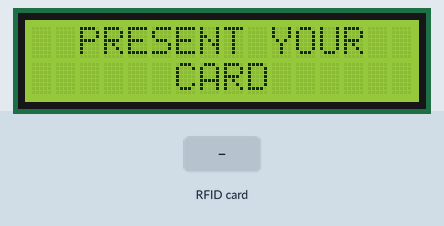
A sketch run on a simulated Arduino Uno, built with avr-gcc and run on an emulated ATmega328P. Shown: 16×2 character LCD. The inputs (shaded band) are chosen by the test bench. What the sketch prints to the serial monitor is not drawn.

Above: at 1.3 s.
1.4 s: RFID card A4 3B 4F EC held to the reader
At 3.6 s:
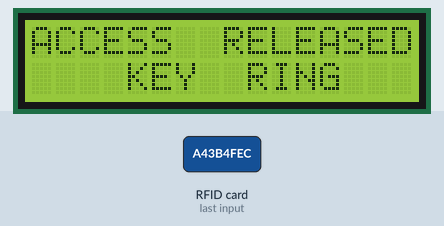
5.5 s: RFID card B4 A1 7D 01 held to the reader
At 8.4 s:
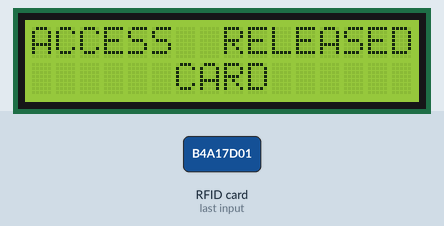
11.3 s: RFID card F4 EB 8C BC held to the reader
At 12.75 s:
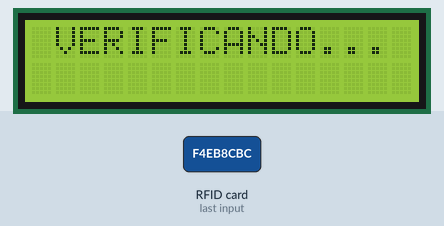
15.4 s: RFID card 5E 7A 19 C4 held to the reader
At 18.5 s:
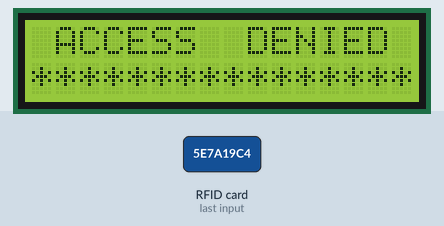
Timing chart, 0 to 20.0 s (numbered marks = the images above; inputs shaded):
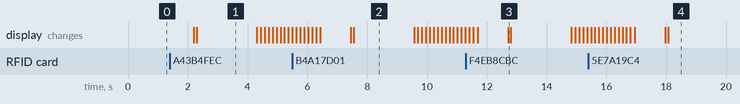

Measured:
- after the input at 1.4 s, the display: first changes after 0.80 s (image 1 shows a later state)
- after the input at 5.5 s, the display: first differs from a run without the input after 2.0 s (image 2 shows a later state)
- after the input at 11.3 s, the display: first differs from a run without the input after 1.4 s (image 3)
- after the input at 15.4 s, the display: first differs from a run without the input after 2.6 s (image 4 shows a later state)
- what the display in image 1 shows lasts 2.0 s, from 2.3 s to 4.3 s

The sketch:

RFID_LCD.ino
```cpp
//-----------------------------------------------------------------//
//---RFID & LCD ---------- PINOS COM A PROGRMACAO -----------------//
//_________________________________________________________________//
//-----------------------------------------------------------------//
// LCD ____________________________________________________________//
//_____ GND PIN GND -----------------------------------------------//
//_____ VCC PIN 5V  -----------------------------------------------//
//_____ SDA PIN A4  -----------------------------------------------//
//_____ SCL PIN A5  -----------------------------------------------//
//RFID ____________________________________________________________//
//_____ SDA   PIN 10 ----------------------------------------------//
//_____ SCK   PIN 13 ----------------------------------------------//
//_____ MOSI  PIN 11 ----------------------------------------------//
//_____ MISO  PIN 12 ----------------------------------------------//
//_____ IRQ   PIN N/A ---------------------------------------------//
//_____ GND   PIN GND ---------------------------------------------//
//_____ RST   PIN 9  ----------------------------------------------//
//_____ 3.3V  PIN 3.3V --------------------------------------------//
//__________________________________________________________________//
//------------------------------------------------------------------//
//******************************************************************//


// --- Bibliotecas Auxiliares ---
#include <SPI.h>
#include <Wire.h>
#include <MFRC522.h>
#include <LiquidCrystal_I2C.h>
#include <EEPROM.h>

#define SS_PIN 10
#define RST_PIN 9

// --- Mapeamento de Hardware ---

// Cria instância com MFRC522
MFRC522 mfrc522(SS_PIN, RST_PIN);

// Inicializa o display no endereço 0x27  PINO SDA A4 & SCL A5
LiquidCrystal_I2C lcd(0x27, 2, 1, 0, 4, 5, 6, 7, 3, POSITIVE);

// --- Variáveis Globais ---
char st[20];
String conteudo= "";

// --- Configurações Iniciais ---
void setup() {
  Serial.begin(9600);   // Inicia comunicação Serial em 9600 baud rate

  SPI.begin();          // Inicia comunicação SPI bus
  mfrc522.PCD_Init();   // Inicia MFRC522

 lcd.begin (16, 2); // Inicializa o display LCD 16x2
 lcd.setBacklight(HIGH);  // Liga a luz de fundo do LCD

 Serial.println("Aproxime o seu cartao do leitor...");
 Serial.println();
 lcd.clear();
}


// --- assinaturas ---
void inciarLcd();
bool capturandoSinal();
void leitura();

// --- LOOP ---
void loop() {


  iniciarLcd();

  if(capturandoSinal() == true){

         leitura();

         if (conteudo.substring(1) == "A4 3B 4F EC") //UID 1 - Chaveiro
          {
           Serial.println("Chaveiro identificado!");
            Serial.println();
            lcd.clear();
            lcd.setCursor(0,0);
            lcd.print("ACCESS  RELEASED");
            lcd.setCursor(4,1);
            lcd.print("KEY  RING");
            delay(2000);
            lcd.clear();
            lcd.setCursor(2,0);
            lcd.print("Welcome Gean");
            int k = 0;
            while(k<16){
            lcd.setCursor(k,1);
            lcd.print("*");
            delay(130);
            k++;
            }


          }else if (conteudo.substring(1) == "B4 A1 7D 01") { //UID 2 - Cartao

            Serial.println("Cartao identificado");
            Serial.println();
            lcd.clear();
            lcd.setCursor(0,0);
            lcd.print("ACCESS  RELEASED");
            lcd.setCursor(6,1);
            lcd.print("CARD");
            delay(2000);
            lcd.clear();
            lcd.setCursor(2,0);
            lcd.print("Welcome Jose");
            int k = 0;
            while(k<16){
            lcd.setCursor(k,1);
            lcd.print("*");
            delay(130);
            k++;
            }

          }else if(conteudo.substring(1) == "F4 EB 8C BC") {
            Serial.println("Cartao identificado");
            Serial.println();
            lcd.clear();
            lcd.setCursor(0,0);
            lcd.print("ACCESS  RELEASED");
            lcd.setCursor(6,1);
            lcd.print("CARD");
            delay(2000);
            lcd.clear();
            lcd.setCursor(0,0);
            lcd.print("Welcome Geovanne");
            int k = 0;
            while(k<16){
            lcd.setCursor(k,1);
            lcd.print("*");
            delay(130);
            k++;
            }

          }else{
            lcd.clear();
            lcd.setCursor(1,0);
            lcd.print("ACCESS  DENIED");
            lcd.setCursor(0,1);
            lcd.print("****************");
            delay(3000);

          }

          lcd.clear();
          conteudo = "";


  }


} //end


void iniciarLcd(){
   lcd.setCursor(2, 0);
   lcd.print("PRESENT YOUR");
   lcd.setCursor(6,1);
   lcd.print("CARD");
   delay(1000);
}

bool capturandoSinal(){
   // algum cartão?
  if ( ! mfrc522.PICC_IsNewCardPresent()) return false;

  // Pode ler?
  if ( ! mfrc522.PICC_ReadCardSerial()) return false;

  lcd.clear();
  lcd.setCursor(1,0);
  lcd.print("VERIFICANDO...");
  delay(50);

  return true;
}

void leitura(){

  Serial.print("ID da tag :");  // Mostra ID na serial
  conteudo = "";
  byte letra;
  byte tam = 0;
  for (byte i = 0; i < mfrc522.uid.size; i++){

     Serial.print(mfrc522.uid.uidByte[i] < 0x10 ? " 0" : " ");
     Serial.print(mfrc522.uid.uidByte[i], HEX);
     conteudo.concat(String(mfrc522.uid.uidByte[i] < 0x10 ? " 0" : " "));
     conteudo.concat(String(mfrc522.uid.uidByte[i], HEX));


    lcd.setCursor(tam,1);
    lcd.print("****");
    tam =+4;

  }

  Serial.println();
  Serial.print("Mensagem : ");
  conteudo.toUpperCase();

}
```
